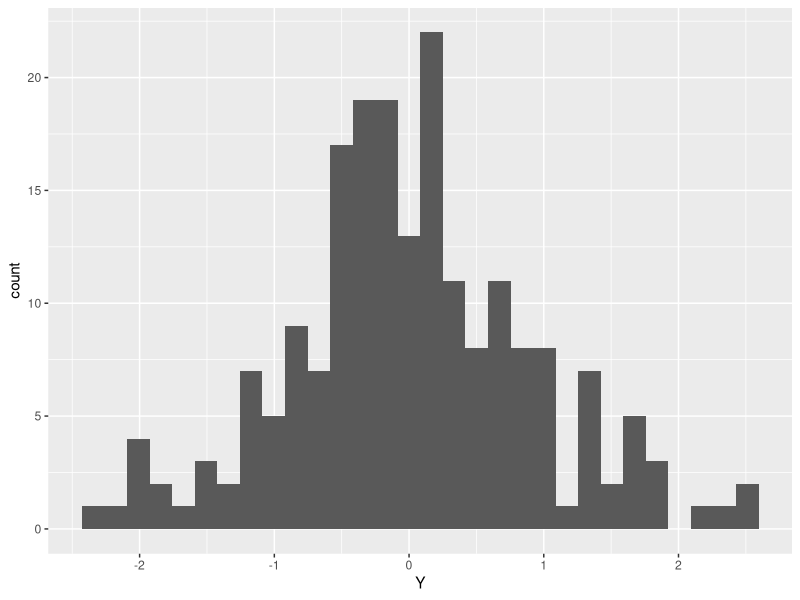
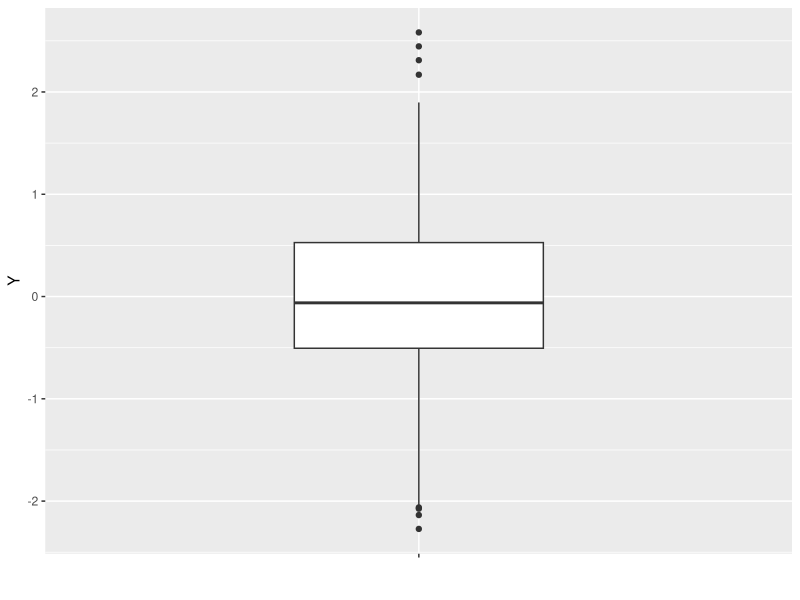
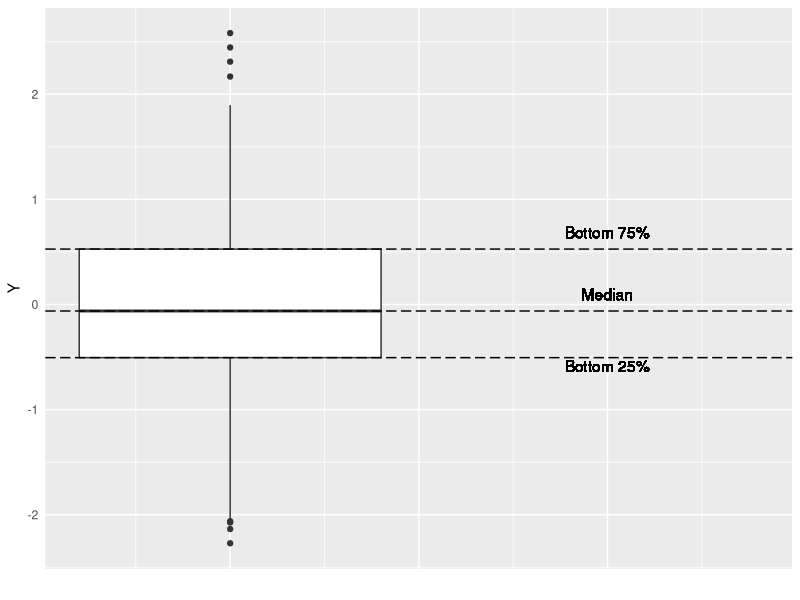
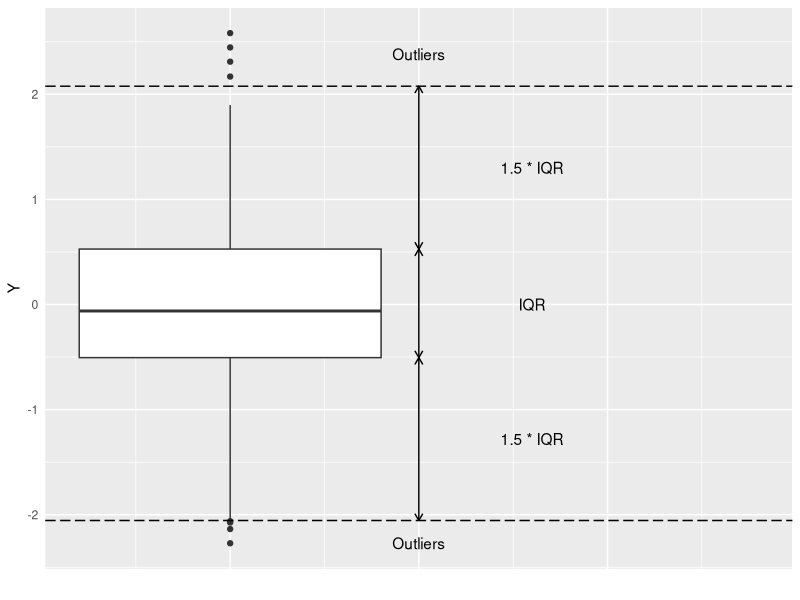
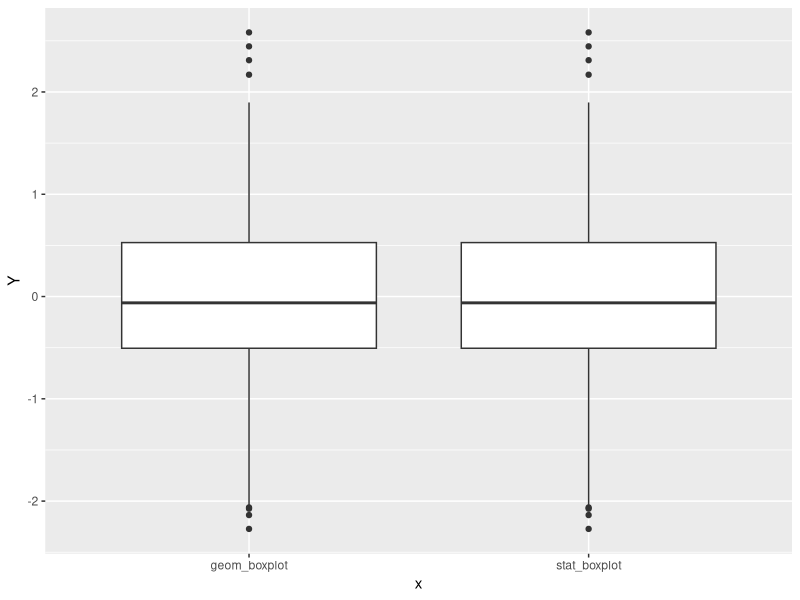
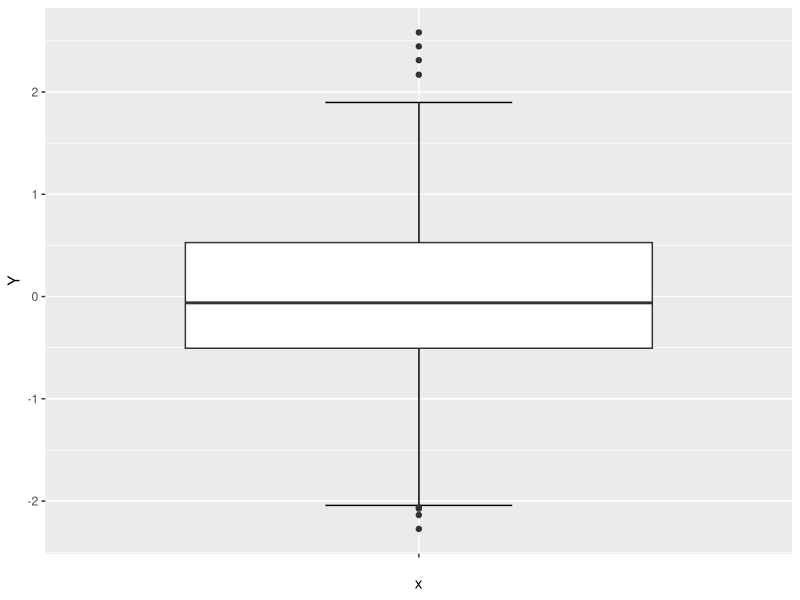
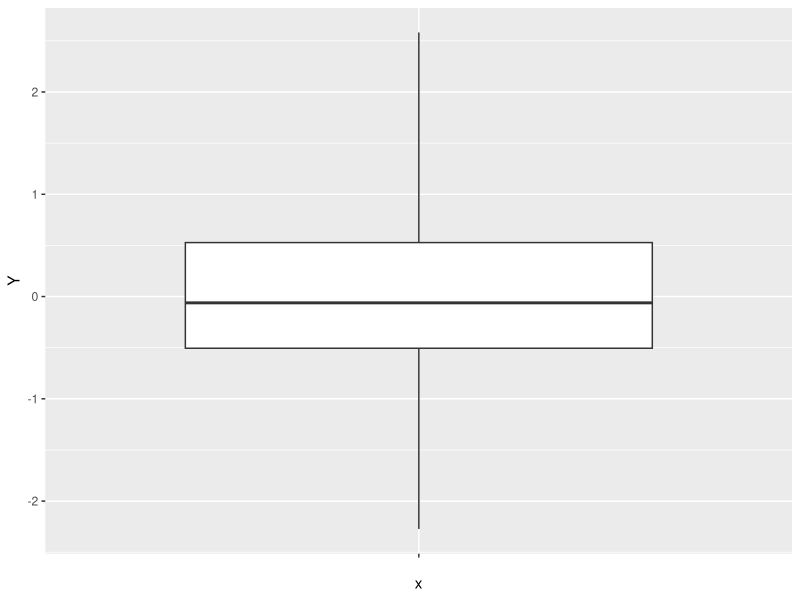
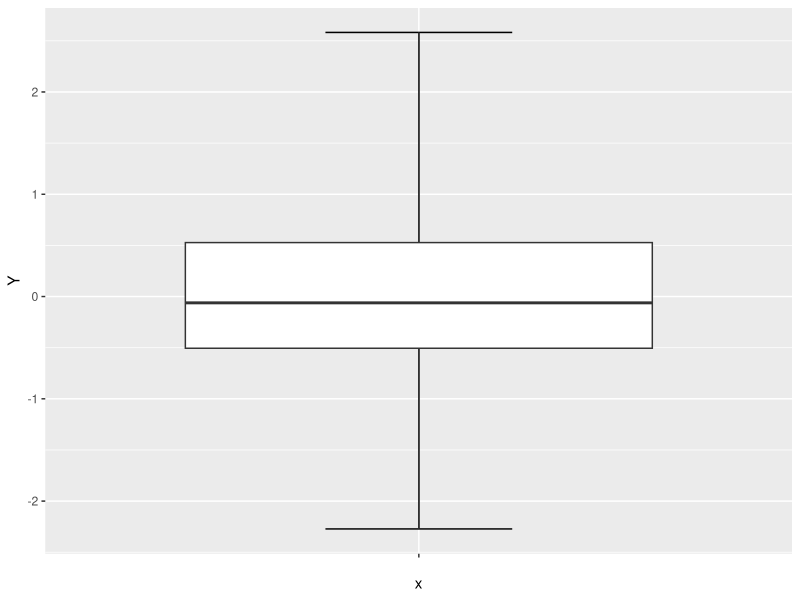

Source code (R) for these figures, in order:
## ---- chunk 1
set.seed(100)
## ---- chunk 2
library(tidyverse)
Y <- rnorm(200)
df <- tibble(Y)

ggplot(df) + geom_histogram(aes(x = Y))
## ---- chunk 3
ggplot(df) + 
  geom_boxplot(aes(x = "", y = Y), width = 0.4) + 
  labs(x = "") 
## ---- chunk 4
fivenum(Y)
quantile(Y)
## ---- chunk 5
quantile(Y, c(0.1, 0.35))
## ---- chunk 6
ggplot(df) + 
  geom_boxplot(aes(x = 1, y = Y), width = 0.8) + 
  geom_boxplot(aes(x = 2, y = 0), width = 0.8, color = "transparent") + 
  geom_hline(aes(yintercept = quantile(Y, 0.75)), linetype = "longdash") + 
  geom_text(x = 2, y = quantile(Y, 0.75), label = "Bottom 75%", vjust = -0.9) +
  geom_hline(aes(yintercept = quantile(Y, 0.50)), linetype = "longdash") + 
  geom_text(x = 2, y = quantile(Y, 0.50), label = "Median", vjust = -0.9) +
  geom_hline(aes(yintercept = quantile(Y, 0.25)), linetype = "longdash") + 
  geom_text(x = 2, y = quantile(Y, 0.25), label = "Bottom 25%", vjust = 1.2) +
  labs(x = "") +
  theme(axis.text.x = element_blank(),
        axis.ticks = element_blank()
  )
## ---- chunk 7
fivenum(Y)[4] - fivenum(Y)[2]
## ---- chunk 8
IQR(Y)
## ---- chunk 9
ggplot(df) + 
  geom_boxplot(aes(x = 1, y = Y), width = 0.8) + 
  geom_boxplot(aes(x = 2, y = 0), width = 0.8, color = "transparent") + 
  geom_hline(aes(yintercept = quantile(Y, 0.75) + 1.5 * IQR(Y)), linetype = "longdash") + 
  geom_hline(aes(yintercept = quantile(Y, 0.25) - 1.5 * IQR(Y)), linetype = "longdash") + 
  annotate("segment", x = 1.5, xend = 1.5, 
           y = quantile(Y, 0.25), yend = quantile(Y, 0.75), 
           arrow = arrow(ends = "both", length = unit(.2, "cm"))) + 
  annotate("text", x = 1.8, y = 0, label = "IQR") +
  annotate("segment", x = 1.5, xend = 1.5, 
           y = quantile(Y, 0.75), yend = quantile(Y, 0.75) + 1.5 * IQR(Y), 
           arrow = arrow(ends = "both", length = unit(.2, "cm"))) + 
  annotate("text", x = 1.8, y = quantile(Y, 0.75) + 0.75 * IQR(Y), label = "1.5 * IQR") +
  annotate("segment", x = 1.5, xend = 1.5, 
           y = quantile(Y, 0.25), yend = quantile(Y, 0.25) - 1.5 * IQR(Y), 
           arrow = arrow(ends = "both", length = unit(.2, "cm"))) + 
  annotate("text", x = 1.8, y = quantile(Y, 0.25) - 0.75 * IQR(Y), label = "1.5 * IQR") +
  annotate("text", x = 1.5, y = max(Y) - 0.2, label = "Outliers") +
  annotate("text", x = 1.5, y = min(Y), label = "Outliers") +
  labs(x = "") +
  theme(axis.text.x = element_blank(),
        axis.ticks = element_blank()
  )
## ---- chunk 10
ggplot(df) + 
  stat_boxplot(aes(x = "stat_boxplot", y = Y), geom = "boxplot", coef = 1.5) + 
  geom_boxplot(aes(x = "geom_boxplot", y = Y)) 
## ---- chunk 11
ggplot(df, aes(x = "", y = Y)) + 
  stat_boxplot(geom = "errorbar", width = 0.3) +   # 横線だけを描写するコード
  geom_boxplot() 
## ---- chunk 12
ggplot(df, aes(x = "", y = Y)) + 
  stat_boxplot(coef = Inf)
## ---- chunk 13
ggplot(df, aes(x = "", y = Y)) + 
  stat_boxplot(geom = "errorbar", coef = Inf, width = 0.3) +
  stat_boxplot(coef = Inf)
